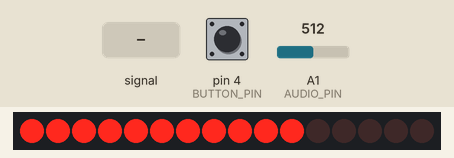
Recording of a sketch running on a simulated Arduino Uno, built with avr-gcc and run on an emulated ATmega328P. On the bench: 16 shift-register outputs drawn as a row of LEDs (first output left, lit = HIGH). Wiring (inferred from the names in the program): 2 × shift register (74HC595): data pin 0; shift clock pin 1; latch pin 3. Wiring (inferred from the signals the program sends): row of LEDs: on Q0, Q1, Q2, Q3, Q4, Q5, Q6, Q7, Q8, Q9, Q10, Q11, Q12, Q13, Q14, Q15. The inputs (shaded band) are chosen by the test bench; at power-on: A1 (AUDIO_PIN) = 512, pin 4 (BUTTON_PIN) HIGH.

Above: at 1.2 s.
1.3 s: A1 (AUDIO_PIN) fed a 200 Hz sine of ±255 counts around its level
At 1.49 s:
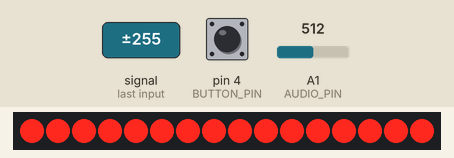
3.4 s: A1 (AUDIO_PIN) set to 110
At 5.1 s:
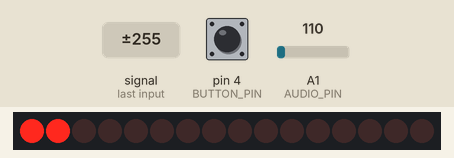
5.4 s: A1 (AUDIO_PIN) set to 159
At 6.4 s:
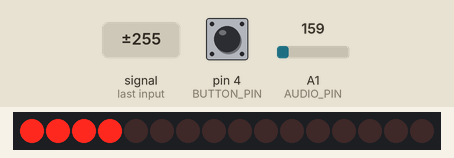
6.9 s: A1 (AUDIO_PIN) set to 190
At 7.8 s:
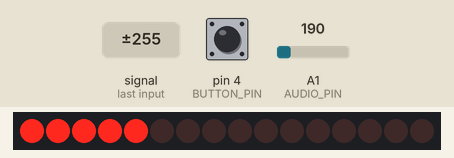
8.4 s: pin 4 (BUTTON_PIN) pulled LOW for 0.15 s
At 9.1 s:
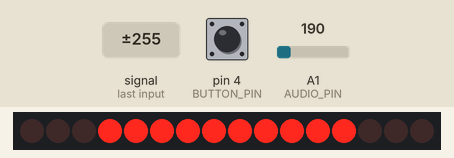
10.1 s: A1 (AUDIO_PIN) fed a 200 Hz sine of ±81 counts around its level
At 10.39 s:
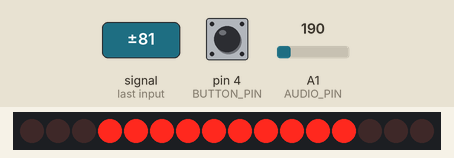
Timing chart, 0 to 13.8 s (numbered marks = the images above; inputs shaded):
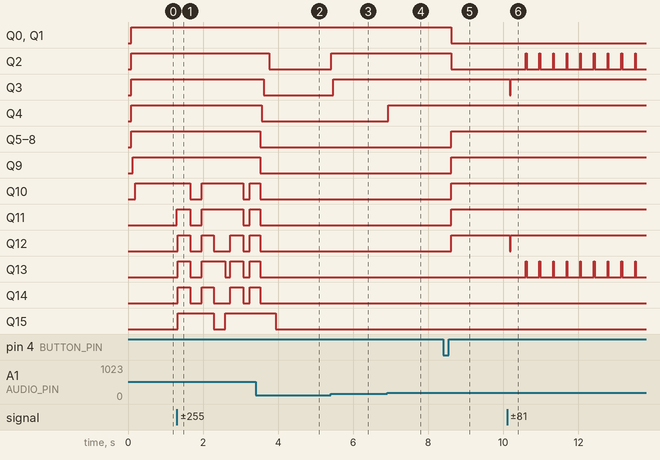

Measured:
- the behaviour switches between 172 and 173 on A1 (AUDIO_PIN) (found by bisection; images 3 and 4)
- after the input at 1.3 s, Q10: HIGH → LOW after 0.36 s, → HIGH 0.30 s later, → LOW 1.1 s later, → HIGH 0.17 s later; Q11: goes HIGH 0.36 s, LOW 0.30 s, HIGH 1.1 s, LOW 0.17 s, then HIGH, starting at once
- after the input at 5.4 s, Q2: LOW → HIGH at once; Q3: LOW → HIGH after 0.06 s
- after the input at 6.9 s, Q4: LOW → HIGH at once
- after the input at 8.4 s, Q0–2: HIGH → LOW after 0.21 s; Q5–12: LOW → HIGH after 0.21 s
- after the input at 10.1 s, Q2, Q13: alternates HIGH for 0.02 s and LOW for 0.34 s, starting after 0.50 s; Q3, Q12: HIGH → LOW after 0.07 s, → HIGH 0.02 s later

The sketch:

tiny85vmeter.ino
```cpp
// ================= PINOUT =================
#define DATA_PIN   0   // PB0
#define CLOCK_PIN  1   // PB1
#define LATCH_PIN  3   // PB3
#define AUDIO_PIN  A1  // PB2
#define BUTTON_PIN 4   //PB4

uint8_t mode = 0;
uint8_t lastButton = HIGH;

// ================= CONFIG =================
#define LEDS 16

#define LEVEL1_MIN_ADC 120
#define ADC_MAX_TARGET 980

#define PEAK_HOLD_TIME 40

#define FALL_FAST 3
#define FALL_SLOW 1
#define FAST_ZONE 5

// ================= VARIABILI =================
uint8_t targetLevel  = 0;
uint8_t displayLevel = 0;

uint8_t peakLevel    = 0;
uint16_t peakTimer   = 0;

uint16_t adcMax = 600;

// ================= SCALA LOG 16 =================
const uint16_t logTable[LEDS] = {
  120, 150, 180, 220,
  270, 330, 400, 480,
  570, 670, 760, 830,
  880, 900, 910, 920
};


// ================= 74HC595 =================
void shiftOut595(uint16_t data) {
  digitalWrite(LATCH_PIN, LOW);
  for (int i = 15; i >= 0; i--) {
    digitalWrite(CLOCK_PIN, LOW);
    digitalWrite(DATA_PIN, (data >> i) & 1);
    digitalWrite(CLOCK_PIN, HIGH);
  }
  digitalWrite(LATCH_PIN, HIGH);
}

// ================= SETUP =================
void setup() {
  pinMode(DATA_PIN, OUTPUT);
  pinMode(CLOCK_PIN, OUTPUT);
  pinMode(LATCH_PIN, OUTPUT);
  pinMode(BUTTON_PIN, INPUT_PULLUP);
}

// ================= LOOP =================
void loop() {

  uint8_t button = digitalRead(BUTTON_PIN);

if (lastButton == HIGH && button == LOW) {
  mode++;
  if (mode > 1) mode = 0;
  delay(200);   // debounce semplice
}

lastButton = button;

  // ----- ADC + smoothing -----
  static uint16_t smooth = 0;
  uint16_t adc = analogRead(AUDIO_PIN);
  smooth = (smooth * 7 + adc) / 8;

  // ----- AGC lento -----
  if (smooth > adcMax) {
    adcMax = smooth;
  } else if (adcMax > 600) {
    adcMax--;
  }

  // ----- normalizzazione -----
  uint16_t scaled = smooth;
  if (adcMax > 0) {
    scaled = (uint32_t)smooth * ADC_MAX_TARGET / adcMax;
  }
  if (scaled > ADC_MAX_TARGET) scaled = ADC_MAX_TARGET;

  // ----- livello log -----
  uint8_t level = 0;

  if (scaled >= LEVEL1_MIN_ADC) {
    for (uint8_t i = 0; i < LEDS; i++) {
      if (scaled >= logTable[i]) level = i + 1;
    }
  }

  targetLevel = level;

  // ----- decadimento viscoso -----
  if (targetLevel > displayLevel) {
    displayLevel = targetLevel;
  }
  else if (targetLevel < displayLevel) {
    uint8_t delta = displayLevel - targetLevel;
    displayLevel -= (delta > FAST_ZONE) ? FALL_FAST : FALL_SLOW;
    if (displayLevel < targetLevel)
      displayLevel = targetLevel;
  }

  // ----- peak hold -----
  if (displayLevel == 0) {
    peakLevel = 0;
    peakTimer = 0;
  }
  else if (displayLevel > peakLevel) {
    peakLevel = displayLevel;
    peakTimer = PEAK_HOLD_TIME;
  }
  else if (peakTimer > 0) {
    peakTimer--;
  }
  else if (peakLevel > 0) {
    peakLevel--;
  }

uint16_t leds = 0;

if (mode == 0) {

  // ----- modalità barra normale -----
  uint16_t barMask  = (displayLevel > 0) ? ((1UL << displayLevel) - 1) : 0;
  uint16_t peakMask = (peakLevel > 0) ? (1UL << (peakLevel - 1)) : 0;

  leds = barMask | peakMask;
}

else if (mode == 1) {

  // ----- modalità espansione dal centro -----
  int centerL = 7;
  int centerR = 8;

  for (int i = 0; i < displayLevel; i++) {

    int left  = centerL - i;
    int right = centerR + i;

    if (left >= 0)  leds |= (1 << left);
    if (right < 16) leds |= (1 << right);
  }
}

  shiftOut595(leds);

  delay(10);
}
```
